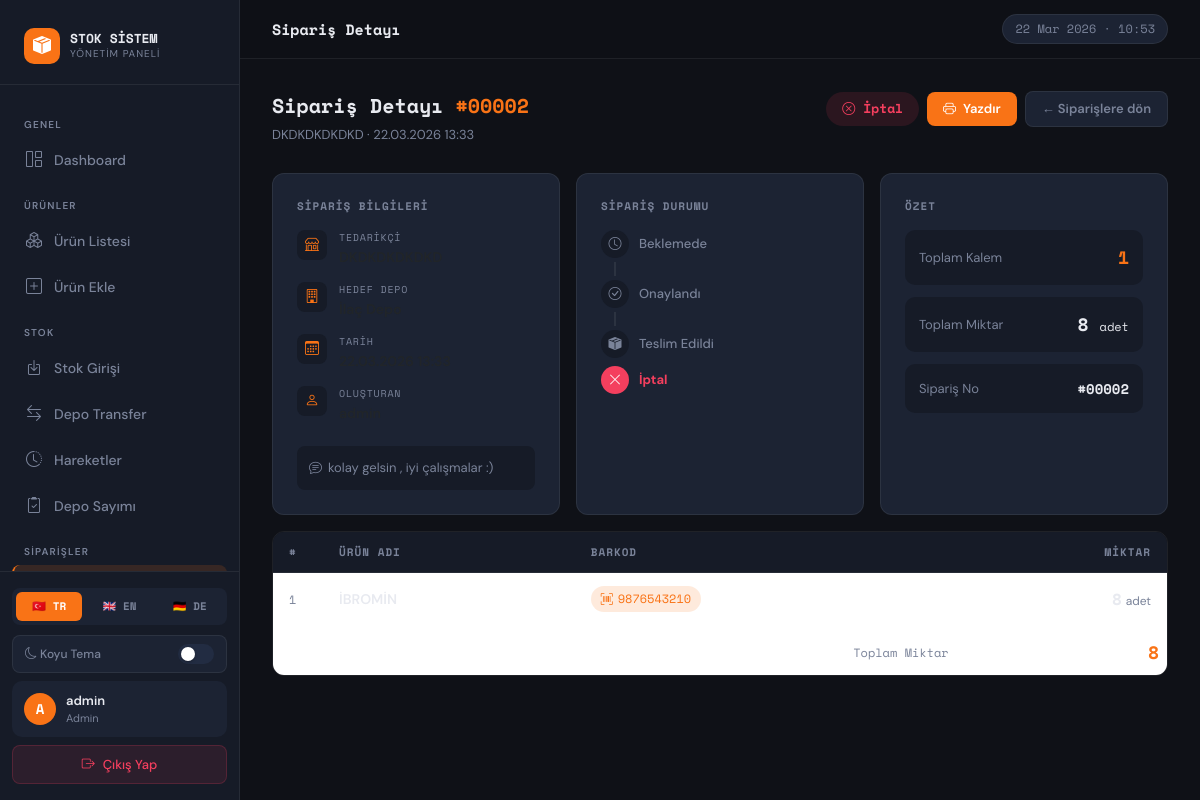
The app's page /siparis_detay.php?id=2 (signed in) with its own data.
### tables this page shows
CREATE TABLE `siparisler` (
  `id` int(11) NOT NULL,
  `tedarikci` varchar(200) NOT NULL,
  `depo_id` int(11) DEFAULT NULL,
  `hedef_depo_adi` varchar(200) DEFAULT '',
  `notlar` text DEFAULT NULL,
  `durum` enum('beklemede','onaylandi','teslim_edildi','iptal') NOT NULL DEFAULT 'beklemede',
  `kullanici_id` int(11) DEFAULT NULL,
  `olusturma_tarihi` datetime NOT NULL DEFAULT current_timestamp()
);

CREATE TABLE `siparis_kalemleri` (
  `id` int(11) NOT NULL,
  `siparis_id` int(11) NOT NULL,
  `urun_id` int(11) NOT NULL,
  `miktar` int(11) NOT NULL DEFAULT 0
);

CREATE TABLE `urunler` (
  `id` int(11) NOT NULL,
  `barkod` varchar(50) DEFAULT NULL,
  `urun_adi` varchar(100) DEFAULT NULL,
  `aciklama` text DEFAULT NULL
);

### lang.php (called while the page is built, shortened)
<?php
$lang = $_SESSION['lang'] ?? 'tr';
$T = $translations[$lang] ?? $translations['tr'];

### siparis_detay.php (the view, shortened to what this page needs)
<?php
include "db.php";
$id = intval($_GET['id'] ?? 0);
include "header.php";
$siparis = $baglanti->query("SELECT s.*, d.depo_adi FROM siparisler s LEFT JOIN depolar d ON s.depo_id=d.id WHERE s.id='$id'")->fetch_assoc();
$kalemleri_q = $baglanti->query("
    SELECT k.*, u.urun_adi, u.barkod
    FROM siparis_kalemleri k
    JOIN urunler u ON k.urun_id = u.id
    WHERE k.siparis_id = '$id'
");
$kalemleri = [];
while($r = $kalemleri_q->fetch_assoc()) $kalemleri[] = $r;
$durum_map = [
  'beklemede'     => ['label' => $T['status_pending'],   'color' => 'var(--warning)', 'bg' => 'rgba(250,204,21,0.12)',  'icon' => 'bi-clock'],
  'onaylandi'     => ['label' => $T['status_approved'],  'color' => 'var(--info)',    'bg' => 'rgba(56,189,248,0.12)', 'icon' => 'bi-check-circle'],
  'teslim_edildi' => ['label' => $T['status_delivered'], 'color' => 'var(--success)', 'bg' => 'rgba(34,197,94,0.12)',  'icon' => 'bi-box-seam-fill'],
  'iptal'         => ['label' => $T['status_cancelled'], 'color' => 'var(--danger)',  'bg' => 'rgba(244,63,94,0.12)',  'icon' => 'bi-x-circle'],
];
$d = $durum_map[$siparis['durum']] ?? $durum_map['beklemede'];
?>
<div style="display:flex;align-items:flex-start;justify-content:space-between;margin-bottom:28px;flex-wrap:wrap;gap:14px">
  <div>
    <div class="page-heading">
      <?= $T['order_detail_h'] ?> <span>#<?= str_pad($siparis['id'],5,'0',STR_PAD_LEFT) ?></span>
    </div>
    <div class="page-subheading"><?= htmlspecialchars($siparis['tedarikci']) ?> · <?= date('d.m.Y H:i', strtotime($siparis['olusturma_tarihi'])) ?></div>
  </div>
  <div style="display:flex;gap:8px;flex-wrap:wrap;align-items:center">
    <span style="background:<?= $d['bg'] ?>;color:<?= $d['color'] ?>;padding:7px 16px;border-radius:20px;font-size:13px;font-weight:700;font-family:'Space Mono',monospace">
      <i class="bi <?= $d['icon'] ?>"></i> <?= $d['label'] ?>
    </span>
    <button onclick="yazdir()" class="btn-accent" style="padding:7px 16px;font-size:13px">
      <i class="bi bi-printer"></i> <?= $T['btn_print_order'] ?>
    </button>
    <a href="siparisler.php" style="padding:7px 16px;background:var(--bg-card);border:1px solid var(--border);border-radius:8px;font-size:13px;color:var(--text-muted);text-decoration:none;font-weight:600">
      ← <?= $T['back_to_orders'] ?>
    </a>
  </div>
</div>
<div class="row g-3 mb-3">
  <div class="col-md-4">
    <div class="card" style="padding:24px;height:100%">
      <div style="font-size:11px;font-weight:700;color:var(--text-muted);text-transform:uppercase;letter-spacing:1px;margin-bottom:16px;font-family:'Space Mono',monospace">
        <?= $T['order_info_title'] ?>
      </div>
      <?php
      $bilgiler = [
        ['icon'=>'bi-shop',      'label'=>$T['col_supplier'],   'val'=>$siparis['tedarikci']],
        ['icon'=>'bi-building',  'label'=>$T['col_dest_depot'], 'val'=>$siparis['depo_adi'] ?? '-'],
        ['icon'=>'bi-calendar3', 'label'=>$T['col_date'],       'val'=>date('d.m.Y H:i', strtotime($siparis['olusturma_tarihi']))],
        ['icon'=>'bi-person',    'label'=>$T['order_by'],       'val'=>$_SESSION['username'] ?? '-'],
      ];
      foreach($bilgiler as $b): ?>
      <div style="display:flex;align-items:flex-start;gap:12px;margin-bottom:14px">
        <div style="width:30px;height:30px;background:var(--bg-secondary);border-radius:8px;display:flex;align-items:center;justify-content:center;flex-shrink:0">
          <i class="bi <?= $b['icon'] ?>" style="color:var(--accent);font-size:14px"></i>
        </div>
        <div>
          <div style="font-size:10px;color:var(--text-muted);text-transform:uppercase;letter-spacing:.8px;font-family:'Space Mono',monospace"><?= $b['label'] ?></div>
          <div style="font-weight:600;font-size:14px;margin-top:2px"><?= htmlspecialchars($b['val']) ?></div>
        </div>
      </div>
      <?php endforeach; ?>
      <?php if($siparis['notlar']): ?>
      <div style="margin-top:8px;padding:12px;background:var(--bg-secondary);border-radius:8px;font-size:13px;color:var(--text-muted);line-height:1.5">
        <i class="bi bi-chat-text" style="margin-right:6px"></i><?= htmlspecialchars($siparis['notlar']) ?>
      </div>
      <?php endif; ?>
    </div>
  </div>
  <div class="col-md-4">
    <div class="card" style="padding:24px;height:100%">
      <div style="font-size:11px;font-weight:700;color:var(--text-muted);text-transform:uppercase;letter-spacing:1px;margin-bottom:16px;font-family:'Space Mono',monospace">
        <?= $T['order_status_title'] ?>
      </div>
      <?php
      $adimlar  = [
        'beklemede'     => ['icon'=>'bi-clock',         'label'=>$T['status_pending'],  'color'=>'var(--warning)'],
        'onaylandi'     => ['icon'=>'bi-check-circle',  'label'=>$T['status_approved'], 'color'=>'var(--info)'],
        'teslim_edildi' => ['icon'=>'bi-box-seam-fill', 'label'=>$T['status_delivered'],'color'=>'var(--success)'],
      ];
      $siralama   = ['beklemede','onaylandi','teslim_edildi'];
      $mevcut_idx = array_search($siparis['durum'], $siralama);
      ?>
      <div style="margin-bottom:20px">
        <?php foreach($siralama as $i => $akim): $a = $adimlar[$akim];
          $tamamlandi = ($mevcut_idx !== false && $i <= $mevcut_idx);
          $aktif      = ($siparis['durum'] === $akim);
        ?>
        <div style="display:flex;align-items:center;gap:10px;margin-bottom:<?= $i<2?'0':'0' ?>px">
          <div style="width:28px;height:28px;border-radius:50%;flex-shrink:0;display:flex;align-items:center;justify-content:center;font-size:13px;
                      background:<?= $tamamlandi ? $a['color'] : 'var(--bg-secondary)' ?>;
                      color:<?= $tamamlandi ? '#fff' : 'var(--text-muted)' ?>">
            <i class="bi <?= $tamamlandi && !$aktif ? 'bi-check-lg' : $a['icon'] ?>"></i>
          </div>
          <span style="font-size:13px;font-weight:<?= $aktif?'700':'500' ?>;color:<?= $tamamlandi ? 'var(--text-primary)' : 'var(--text-muted)' ?>">
            <?= $a['label'] ?>
          </span>
        </div>
        <?php if($i < 2): ?>
        <div style="width:2px;height:14px;margin-left:13px;margin-top:4px;margin-bottom:4px;background:var(--border)"></div>
        <?php endif; ?>
        <?php endforeach; ?>
        <?php if($siparis['durum']==='iptal'): ?>
        <div style="display:flex;align-items:center;gap:10px;margin-top:8px">
          <div style="width:28px;height:28px;border-radius:50%;background:var(--danger);display:flex;align-items:center;justify-content:center;color:#fff;font-size:13px">
            <i class="bi bi-x-lg"></i>
          </div>
          <span style="font-size:13px;font-weight:700;color:var(--danger)"><?= $T['status_cancelled'] ?></span>
        </div>
        <?php endif; ?>
      </div>
    </div>
  </div>
  <div class="col-md-4">
    <div class="card" style="padding:24px;height:100%">
      <div style="font-size:11px;font-weight:700;color:var(--text-muted);text-transform:uppercase;letter-spacing:1px;margin-bottom:16px;font-family:'Space Mono',monospace">
        <?= $T['order_summary_title'] ?>
      </div>
      <?php
      $toplam_kalem  = count($kalemleri);
      $toplam_miktar = array_sum(array_column($kalemleri, 'miktar'));
      ?>
      <div style="display:flex;flex-direction:column;gap:12px">
        <div style="padding:14px;background:var(--bg-secondary);border-radius:10px;display:flex;justify-content:space-between;align-items:center">
          <span style="font-size:13px;color:var(--text-muted)"><?= $T['total_items'] ?></span>
          <span style="font-family:'Space Mono',monospace;font-weight:700;font-size:18px;color:var(--accent)"><?= $toplam_kalem ?></span>
        </div>
        <div style="padding:14px;background:var(--bg-secondary);border-radius:10px;display:flex;justify-content:space-between;align-items:center">
          <span style="font-size:13px;color:var(--text-muted)"><?= $T['total_qty'] ?></span>
          <span style="font-family:'Space Mono',monospace;font-weight:700;font-size:18px;color:var(--text-primary)"><?= number_format($toplam_miktar) ?> <span style="font-size:12px;font-weight:400"><?= $T['unit'] ?></span></span>
        </div>
        <div style="padding:14px;background:var(--bg-secondary);border-radius:10px;display:flex;justify-content:space-between;align-items:center">
          <span style="font-size:13px;color:var(--text-muted)"><?= $T['order_no'] ?></span>
          <span style="font-family:'Space Mono',monospace;font-weight:700;font-size:14px;color:var(--text-primary)">#<?= str_pad($siparis['id'],5,'0',STR_PAD_LEFT) ?></span>
        </div>
      </div>
    </div>
  </div>
</div>
<div id="siparis-detay-print">
  <div class="table-wrapper">
    <table class="table">
      <thead>
        <tr>
          <th style="width:50px">#</th>
          <th><?= $T['col_product'] ?></th>
          <th><?= $T['col_barcode'] ?></th>
          <th style="text-align:right"><?= $T['col_quantity'] ?></th>
        </tr>
      </thead>
      <tbody>
        <?php foreach($kalemleri as $i => $k): ?>
        <tr>
          <td><span style="font-family:'Space Mono',monospace;font-size:12px;color:var(--text-muted)"><?= $i+1 ?></span></td>
          <td style="font-weight:600"><?= htmlspecialchars($k['urun_adi']) ?></td>
          <td>
            <span style="display:inline-flex;align-items:center;gap:5px;font-family:'Space Mono',monospace;font-size:12px;background:var(--accent-dim);padding:4px 10px;border-radius:16px;color:var(--accent)">
              <i class="bi bi-upc-scan"></i><?= htmlspecialchars($k['barkod']) ?>
            </span>
          </td>
          <td style="text-align:right">
            <span style="font-family:'Space Mono',monospace;font-weight:700;font-size:16px"><?= $k['miktar'] ?></span>
            <span style="font-size:12px;color:var(--text-muted)"> <?= $T['unit'] ?></span>
          </td>
        </tr>
        <?php endforeach; ?>
      </tbody>
      <tfoot>
        <tr>
          <td colspan="3" style="text-align:right;font-size:12px;color:var(--text-muted);font-family:'Space Mono',monospace;padding-top:14px"><?= $T['total_qty'] ?></td>
          <td style="text-align:right;font-family:'Space Mono',monospace;font-weight:700;font-size:18px;color:var(--accent);padding-top:14px"><?= number_format($toplam_miktar) ?></td>
        </tr>
      </tfoot>
    </table>
  </div>
</div>
<?php include "footer.php"; ?>

### header.php (style rules this page uses)
:root { --bg-primary:#0f1117;--bg-secondary:#161b27;--bg-card:#1c2333;--bg-hover:#222c42;--accent:#f97316;--accent-dim:rgba(249,115,22,0.15);--accent-glow:rgba(249,115,22,0.4);--text-primary:#e8eaf0;--text-muted:#7a8399;--border:rgba(255,255,255,0.07);--success:#22c55e;--info:#38bdf8;--warning:#facc15;--danger:#f43f5e;--sidebar-width:240px; }
* { box-sizing:border-box;margin:0;padding:0; }
html,body { height:100%;background:var(--bg-primary);color:var(--text-primary);font-family:'DM Sans',sans-serif; }
.card { background:var(--bg-card);border:1px solid var(--border);border-radius:12px; }
.page-heading { font-family:'Space Mono',monospace;font-size:20px;font-weight:700;color:var(--text-primary);margin-bottom:4px; }
.page-heading span { color:var(--accent); }
.page-subheading { font-size:13px;color:var(--text-muted); }
.table { color:var(--text-primary);border-color:var(--border);margin:0; }
.table thead th { background:var(--bg-secondary);color:var(--text-muted);font-size:11px;font-weight:600;text-transform:uppercase;letter-spacing:1px;border-bottom:1px solid var(--border);padding:12px 16px;font-family:'Space Mono',monospace; }
.table tbody td { border-bottom:1px solid var(--border);padding:13px 16px;font-size:14px;vertical-align:middle;color:var(--text-primary); }
.table tbody tr { transition:background .1s; }
.table tbody tr:last-child td { border-bottom:none; }
.table-wrapper { border-radius:12px;overflow:hidden;border:1px solid var(--border); }
.btn-accent { background:var(--accent);color:#fff;border:none;padding:10px 22px;border-radius:8px;font-size:14px;font-weight:600;cursor:pointer;transition:all .15s;display:inline-flex;align-items:center;gap:7px; }

### records on screen
siparisler: id "00002", tedarikci "DKDKDKDKDKD", olusturma_tarihi "22.03.2026 13:33", durum "İptal", notlar "kolay gelsin , iyi çalışmalar :)"
siparis_kalemleri: urunler.urun_adi "İBROMİN", urunler.barkod "9876543210", miktar "8"

### other values on screen
$T['brand_sub'] "YÖNETIM PANELI"
$T['nav_general'] "GENEL"
$T['nav_dashboard'] "Dashboard"
$T['nav_products'] "ÜRÜNLER"
$T['nav_list'] "Ürün Listesi"
$T['nav_add'] "Ürün Ekle"
$T['nav_stock'] "STOK"
$T['nav_entry'] "Stok Girişi"
$T['nav_transfer'] "Depo Transfer"
$T['nav_movements'] "Hareketler"
$T['nav_count'] "Depo Sayımı"
$T['nav_orders'] "SIPARIŞLER"
$label "🇹🇷 TR"
$label "🇬🇧 EN"
$label "🇩🇪 DE"
